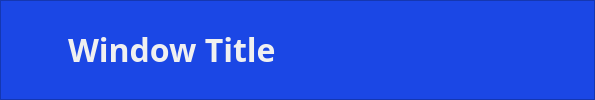
<?xml version="1.0" encoding="UTF-8"?>
<ui version="4.0">
 <class>top_app_bar</class>
 <widget class="QWidget" name="top_app_bar">
  <property name="geometry">
   <rect>
    <x>0</x>
    <y>0</y>
    <width>595</width>
    <height>100</height>
   </rect>
  </property>
  <property name="sizePolicy">
   <sizepolicy hsizetype="Expanding" vsizetype="Fixed">
    <horstretch>0</horstretch>
    <verstretch>0</verstretch>
   </sizepolicy>
  </property>
  <property name="minimumSize">
   <size>
    <width>0</width>
    <height>100</height>
   </size>
  </property>
  <property name="windowTitle">
   <string>Form</string>
  </property>
  <property name="styleSheet">
   <string notr="true"/>
  </property>
  <layout class="QHBoxLayout" name="horizontalLayout">
   <property name="spacing">
    <number>0</number>
   </property>
   <property name="leftMargin">
    <number>0</number>
   </property>
   <property name="topMargin">
    <number>0</number>
   </property>
   <property name="rightMargin">
    <number>0</number>
   </property>
   <property name="bottomMargin">
    <number>0</number>
   </property>
   <item>
    <widget class="QFrame" name="frame">
     <property name="sizePolicy">
      <sizepolicy hsizetype="Expanding" vsizetype="Preferred">
       <horstretch>0</horstretch>
       <verstretch>0</verstretch>
      </sizepolicy>
     </property>
     <property name="styleSheet">
      <string notr="true">#frame {
	background-color: rgb(27, 71, 229);
}

QLabel{
	color: rgb(240, 240, 240);
}

QPushButton {
	background-color: transparent;
	border: None;
}</string>
     </property>
     <property name="frameShape">
      <enum>QFrame::StyledPanel</enum>
     </property>
     <property name="frameShadow">
      <enum>QFrame::Raised</enum>
     </property>
     <layout class="QHBoxLayout" name="horizontalLayout_2">
      <property name="spacing">
       <number>20</number>
      </property>
      <property name="leftMargin">
       <number>15</number>
      </property>
      <property name="topMargin">
       <number>0</number>
      </property>
      <property name="rightMargin">
       <number>15</number>
      </property>
      <property name="bottomMargin">
       <number>0</number>
      </property>
      <item>
       <widget class="QPushButton" name="back_btn">
        <property name="sizePolicy">
         <sizepolicy hsizetype="Fixed" vsizetype="Fixed">
          <horstretch>0</horstretch>
          <verstretch>0</verstretch>
         </sizepolicy>
        </property>
        <property name="text">
         <string/>
        </property>
        <property name="icon">
         <iconset>
          <normaloff>../../assets/icons/back.ico</normaloff>../../assets/icons/back.ico</iconset>
        </property>
        <property name="iconSize">
         <size>
          <width>32</width>
          <height>32</height>
         </size>
        </property>
        <property name="shortcut">
         <string>Esc</string>
        </property>
       </widget>
      </item>
      <item>
       <widget class="QLabel" name="window_title">
        <property name="sizePolicy">
         <sizepolicy hsizetype="Expanding" vsizetype="Fixed">
          <horstretch>0</horstretch>
          <verstretch>0</verstretch>
         </sizepolicy>
        </property>
        <property name="font">
         <font>
          <family>Roboto Mono</family>
          <pointsize>24</pointsize>
          <weight>75</weight>
          <bold>true</bold>
         </font>
        </property>
        <property name="text">
         <string>Window Title</string>
        </property>
       </widget>
      </item>
      <item>
       <widget class="QPushButton" name="logout_btn">
        <property name="sizePolicy">
         <sizepolicy hsizetype="Fixed" vsizetype="Fixed">
          <horstretch>0</horstretch>
          <verstretch>0</verstretch>
         </sizepolicy>
        </property>
        <property name="text">
         <string/>
        </property>
        <property name="icon">
         <iconset>
          <normaloff>../../assets/icons/logout.ico</normaloff>../../assets/icons/logout.ico</iconset>
        </property>
        <property name="iconSize">
         <size>
          <width>32</width>
          <height>32</height>
         </size>
        </property>
       </widget>
      </item>
     </layout>
    </widget>
   </item>
  </layout>
 </widget>
 <resources/>
 <connections/>
</ui>
